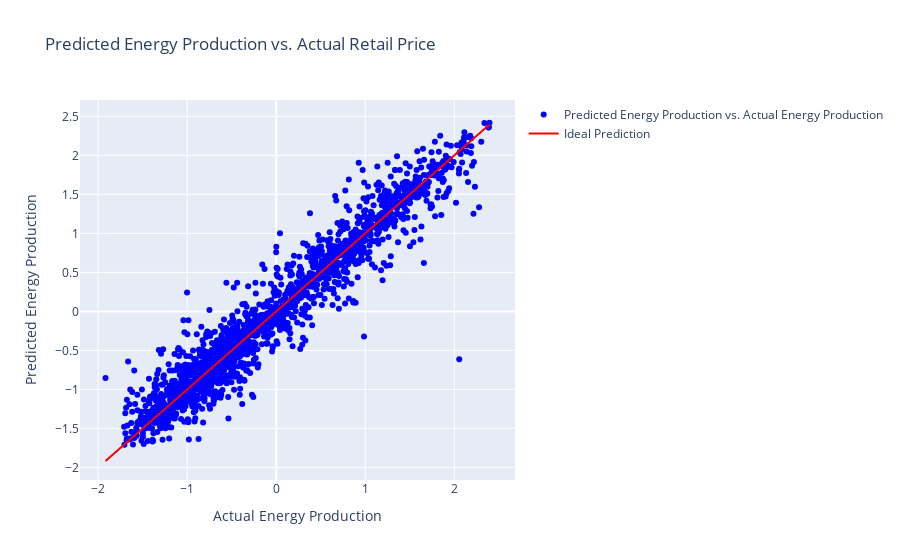

Here is the notebook cell this chart was saved with:
### Code cell
import plotly.graph_objects as go

y_pred = model1.predict(X_test)


fig = go.Figure()
fig.add_trace(go.Scatter(x=y_test, y=y_pred, mode='markers',
                         marker=dict(color='blue'),
                         name='Predicted Energy Production vs. Actual Energy Production'))
fig.add_trace(go.Scatter(x=[min(y_test), max(y_test)], y=[min(y_test), max(y_test)],
                         mode='lines',
                         marker=dict(color='red'),
                         name='Ideal Prediction'))
fig.update_layout(
    title='Predicted Energy Production vs. Actual Retail Price',
    xaxis_title='Actual Energy Production',
    yaxis_title='Predicted Energy Production'
)
fig.show()

### Figure 1 — Plotly figure (JSON) as saved in the notebook; plotly's stock layout.template omitted (floating-point values rounded to 4 significant figures; data arrays with more than 128 entries replaced by an {"elided": "..."} marker saying what was removed)
{"data": [{"marker": {"color": "blue"}, "mode": "markers", "name": "Predicted Energy Production vs. Actual Energy Production", "type": "scatter", "x": {"elided": "1884 float values"}, "y": {"elided": "1884 float values"}}, {"marker": {"color": "red"}, "mode": "lines", "name": "Ideal Prediction", "type": "scatter", "x": [-1.918, 2.396], "y": [-1.918, 2.396]}], "layout": {"title": {"text": "Predicted Energy Production vs. Actual Retail Price"}, "xaxis": {"title": {"text": "Actual Energy Production"}}, "yaxis": {"title": {"text": "Predicted Energy Production"}}}}
